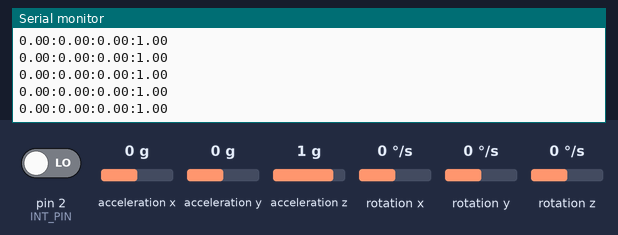
Bench run of a sketch on a simulated Arduino Uno, built with avr-gcc and run on an emulated ATmega328P. Shown: the last lines printed to the serial monitor. The test bench sets the inputs (shaded band); at power-on: acceleration x 0 g, rotation z 0 °/s, acceleration y 0 g, acceleration z 1 g, pin 2 (INT_PIN) LOW, rotation x 0 °/s, rotation y 0 °/s. The sensor or clock chip raises its interrupt line as the real part does.

Above: at 1.7 s.
1.8 s: acceleration x set to 0.8 g
At 2.3 s:
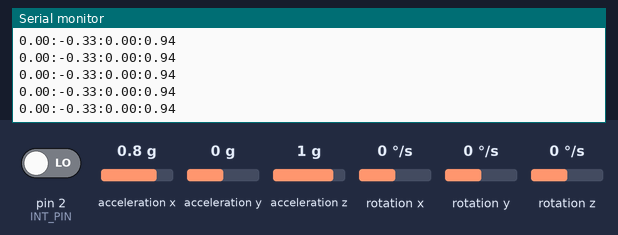
4.8 s: rotation z set to 192 °/s
At 5.3 s:
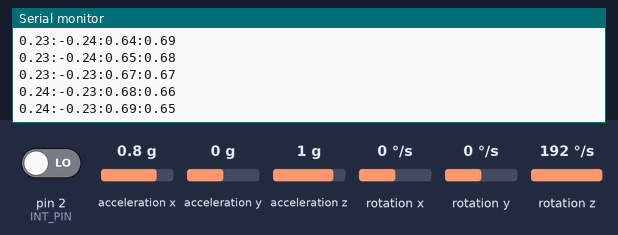
7.8 s: acceleration y set to -1.4 g
At 8.4 s:
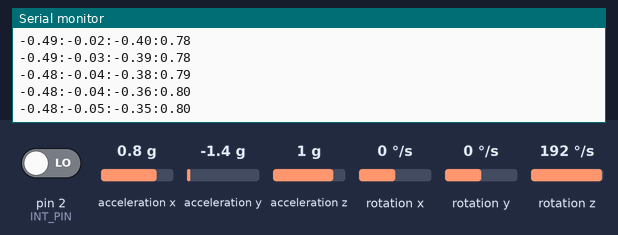
9.3 s: rotation z set to 0 °/s
At 9.8 s:
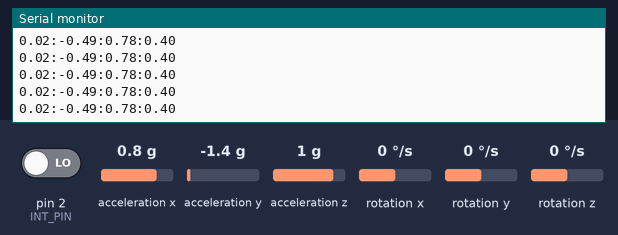
12.3 s: acceleration z set to -1.4 g
At 13.1 s:
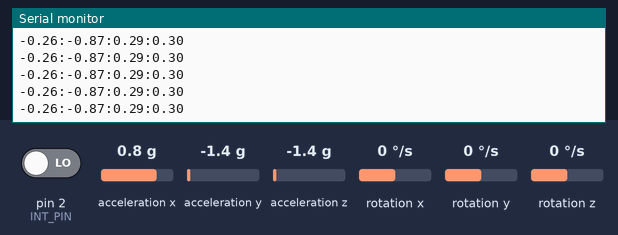
Timing chart, 0 to 14.8 s (numbered marks = the images above; inputs shaded):
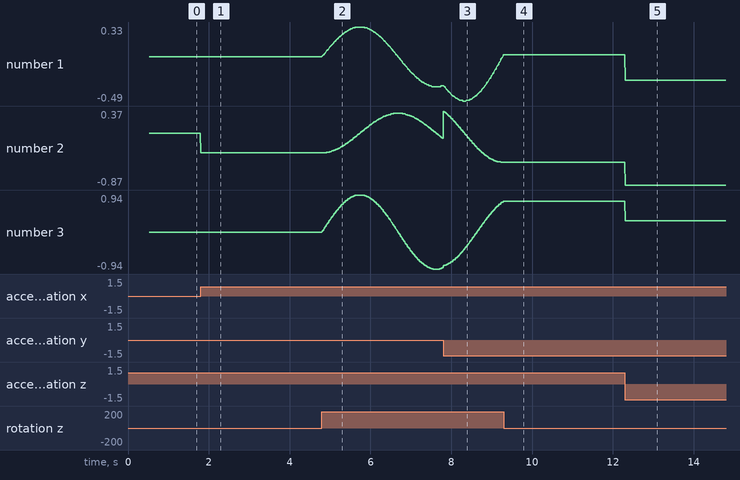

The sketch:

mpu_6050dmp_quaternion.ino
```cpp
//
// Sketch : Sensing orientation using MPU-6050/DMP
//
// Michael Stengel <virtuellerealitaet@gmail.com>
// based on code of Jeff Rowberg's icddevlib <jeff@rowberg.net>, https://github.com/jrowberg/i2cdevlib
//
// adjust the DMP interrupt frequency in MPU6050_6Axis_MotionApps20.h
// https://www.i2cdevlib.com/forums/topic/12-a-question-to-change-the-sample-rate-in-mpu6050h-file/
// last byte in : const unsigned char dmpConfig[MPU6050_DMP_CONFIG_SIZE] PROGMEM
//
// 0x00 -> 200 Hz (noisy data)
// 0x01 -> 100 Hz (stable)
// 0x03 -> 50 Hz
//
// tested platforms : Arduino Uno, Arduino Mini, Teensy 3.6
//
// -------------------------------------
//
// WIRING SCHEME :  Arduino
//
// MPU-6050     Arduino
//   VCC   ---   3.3V
//   GND   ---   GND
//   SCL   ---   A5
//   SDA   ---   A4
//   INT   ---   DIGITAL PIN 2
//
// -------------------------------------
//
// WIRING SCHEME :  Teensy 3.x
//
// MPU-6050     Teensy 3.x
//   VCC   ---   3.3V
//   GND   ---   GND
//   SCL   ---   PIN 19 (A5)
//   SDA   ---   PIN 18 (A4)
//   INT   ---   PIN 2 (PWM)

/* ============================================
I2Cdev device library code is placed under the MIT license
Copyright (c) 2012 Jeff Rowberg

Permission is hereby granted, free of charge, to any person obtaining a copy
of this software and associated documentation files (the "Software"), to deal
in the Software without restriction, including without limitation the rights
to use, copy, modify, merge, publish, distribute, sublicense, and/or sell
copies of the Software, and to permit persons to whom the Software is
furnished to do so, subject to the following conditions:

The above copyright notice and this permission notice shall be included in
all copies or substantial portions of the Software.

THE SOFTWARE IS PROVIDED "AS IS", WITHOUT WARRANTY OF ANY KIND, EXPRESS OR
IMPLIED, INCLUDING BUT NOT LIMITED TO THE WARRANTIES OF MERCHANTABILITY,
FITNESS FOR A PARTICULAR PURPOSE AND NONINFRINGEMENT. IN NO EVENT SHALL THE
AUTHORS OR COPYRIGHT HOLDERS BE LIABLE FOR ANY CLAIM, DAMAGES OR OTHER
LIABILITY, WHETHER IN AN ACTION OF CONTRACT, TORT OR OTHERWISE, ARISING FROM,
OUT OF OR IN CONNECTION WITH THE SOFTWARE OR THE USE OR OTHER DEALINGS IN
THE SOFTWARE.
===============================================
*/

// Arduino Wire library is required if I2Cdev I2CDEV_ARDUINO_WIRE implementation
// is used in I2Cdev.h
#include "Wire.h"

// I2Cdev and MPU6050 must be installed as libraries, or else the .cpp/.h files
// for both classes must be in the include path of your project
#include "I2Cdev.h"

#include "MPU6050_6Axis_MotionApps20.h"
//#include "MPU6050.h" // not necessary if using MotionApps include file

// class default I2C address is 0x68
// specific I2C addresses may be passed as a parameter here
// AD0 low = 0x68 (default for SparkFun breakout and InvenSense evaluation board)
// AD0 high = 0x69
MPU6050 mpu;

#define INT_PIN 2

//#define LED_PIN 13 // (Arduino is 13, Teensy is 11, Teensy++ is 6)
//bool blinkState = false;

// MPU control/status vars
bool dmpReady = false;  // set true if DMP init was successful
uint8_t mpuIntStatus;   // holds actual interrupt status byte from MPU
uint8_t devStatus;      // return status after each device operation (0 = success, !0 = error)
uint16_t packetSize;    // expected DMP packet size (default is 42 bytes)
uint16_t fifoCount;     // count of all bytes currently in FIFO
uint8_t fifoBuffer[64]; // FIFO storage buffer

// Orientation/motion variables
Quaternion q;
//VectorFloat gravity;
//float euler[3];
//float ypr[3];

typedef union {
 float floatingPoint[4];
 byte binary[16];
} binaryFloat;


/*

// Use the following global variables and access functions to help store the overall
// rotation angle of the sensor
unsigned long last_read_time;
float         last_x_angle;  // These are the filtered angles
float         last_y_angle;
float         last_z_angle;
float         last_gyro_x_angle;  // Store the gyro angles to compare drift
float         last_gyro_y_angle;
float         last_gyro_z_angle;

void set_last_read_angle_data(unsigned long time, float x, float y, float z, float x_gyro, float y_gyro, float z_gyro) {
  last_read_time = time;
  last_x_angle = x;
  last_y_angle = y;
  last_z_angle = z;
  last_gyro_x_angle = x_gyro;
  last_gyro_y_angle = y_gyro;
  last_gyro_z_angle = z_gyro;
}

inline unsigned long get_last_time() {return last_read_time;}
inline float get_last_x_angle() {return last_x_angle;}
inline float get_last_y_angle() {return last_y_angle;}
inline float get_last_z_angle() {return last_z_angle;}
inline float get_last_gyro_x_angle() {return last_gyro_x_angle;}
inline float get_last_gyro_y_angle() {return last_gyro_y_angle;}
inline float get_last_gyro_z_angle() {return last_gyro_z_angle;}


//  Use the following global variables
//  to calibrate the gyroscope sensor and accelerometer readings
float    base_x_gyro = 0;
float    base_y_gyro = 0;
float    base_z_gyro = 0;
float    base_x_accel = 0;
float    base_y_accel = 0;
float    base_z_accel = 0;


// This global variable tells us how to scale gyroscope data
float    GYRO_FACTOR;

// This global varible tells how to scale acclerometer data
float    ACCEL_FACTOR;


// Variables to store the values from the sensor readings
int16_t ax, ay, az;
int16_t gx, gy, gz;

*/

// Buffer for data output
char dataOut[256];
// ================================================================
// ===               INTERRUPT DETECTION ROUTINE                ===
// ================================================================

volatile bool mpuInterrupt = false;     // indicates whether MPU interrupt pin has gone high
void dmpDataReady() {
    mpuInterrupt = true;
}


/*

// ================================================================
// ===                CALIBRATION_ROUTINE                       ===
// ================================================================
// Simple calibration - just average first few readings to subtract
// from the later data
void calibrate_sensors() {
  int       num_readings = 10;

  // Discard the first reading (don't know if this is needed or
  // not, however, it won't hurt.)
  mpu.getMotion6(&ax, &ay, &az, &gx, &gy, &gz);

  // Read and average the raw values
  for (int i = 0; i < num_readings; i++) {
    mpu.getMotion6(&ax, &ay, &az, &gx, &gy, &gz);
    base_x_gyro += gx;
    base_y_gyro += gy;
    base_z_gyro += gz;
    base_x_accel += ax;
    base_y_accel += ay;
    base_y_accel += az;
  }

  base_x_gyro /= num_readings;
  base_y_gyro /= num_readings;
  base_z_gyro /= num_readings;
  base_x_accel /= num_readings;
  base_y_accel /= num_readings;
  base_z_accel /= num_readings;
}

*/


// ================================================================
// ===                      INITIAL SETUP                       ===
// ================================================================

void setup() {
    // join I2C bus (I2Cdev library doesn't do this automatically)
    Wire.begin();

    // initialize serial communication
    //
    // NOTE: 8MHz or slower host processors, like the Teensy @ 3.3v or Ardunio
    // Pro Mini running at 3.3v, cannot handle this baud rate reliably due to
    // the baud timing being too misaligned with processor ticks. You must use
    // 38400 or slower in these cases, or use some kind of external separate
    // crystal solution for the UART timer.
    //
    Serial.begin(57600);
    while (!Serial);

    // initialize device
    Serial.println(F("Initializing I2C devices..."));
    mpu.initialize();

    pinMode(INT_PIN, INPUT);

    // verify connection
    Serial.println(F("Testing device connections..."));
    Serial.println(mpu.testConnection() ? F("MPU6050 connection successful") : F("MPU6050 connection failed"));

    // load and configure the DMP
    Serial.println(F("Initializing DMP..."));
    devStatus = mpu.dmpInitialize();

    // make sure it worked (returns 0 if so)
    if (devStatus == 0) {

        // turn on the DMP, now that it's ready
        Serial.println(F("Enabling DMP..."));
        mpu.setDMPEnabled(true);

        // enable Arduino interrupt detection
        //Serial.println(F("Enabling interrupt detection ..."));
        //digitalPinToInterrupt(INT_PIN)
        //attachInterrupt(INT_PIN, dmpDataReady, RISING);
        //mpuIntStatus = mpu.getIntStatus();

        // enable Arduino interrupt detection
        Serial.print(F("Enabling interrupt detection (Arduino external interrupt "));
        Serial.print(digitalPinToInterrupt(INT_PIN));
        Serial.println(F(")..."));
        attachInterrupt(digitalPinToInterrupt(INT_PIN), dmpDataReady, RISING);
        mpuIntStatus = mpu.getIntStatus();

        // set our DMP Ready flag so the main loop() function knows it's okay to use it
        Serial.println(F("DMP ready! Waiting for first interrupt..."));
        dmpReady = true;

        // Set the full scale range of the gyro
        //uint8_t FS_SEL = 0;
        //mpu.setFullScaleGyroRange(FS_SEL);

        // get default full scale value of gyro - may have changed from default
        // function call returns values between 0 and 3
        //uint8_t READ_FS_SEL = mpu.getFullScaleGyroRange();
        //Serial.print("FS_SEL = ");
        //Serial.println(READ_FS_SEL);
        //GYRO_FACTOR = 131.0/(FS_SEL + 1);


        // get default full scale value of accelerometer - may not be default value.
        // Accelerometer scale factor doesn't reall matter as it divides out
        //uint8_t READ_AFS_SEL = mpu.getFullScaleAccelRange();
        //Serial.print("AFS_SEL = ");
        //Serial.println(READ_AFS_SEL);
        //ACCEL_FACTOR = 16384.0/(AFS_SEL + 1);

        // Set the full scale range of the accelerometer
        //uint8_t AFS_SEL = 0;
        //mpu.setFullScaleAccelRange(AFS_SEL);

        // get expected DMP packet size for later comparison
        packetSize = mpu.dmpGetFIFOPacketSize();
    } else {
        // ERROR!
        // 1 = initial memory load failed
        // 2 = DMP configuration updates failed
        // (if it's going to break, usually the code will be 1)
        Serial.print(F("DMP Initialization failed (code "));
        Serial.print(devStatus);
        Serial.println(F(")"));
    }

    // configure LED for output
    //pinMode(LED_PIN, OUTPUT);

    // get calibration values for sensors
    //calibrate_sensors();
    //set_last_read_angle_data(millis(), 0, 0, 0, 0, 0, 0);
}


// ================================================================
// ===                    MAIN PROGRAM LOOP                     ===
// ================================================================

void loop() {
    //const float RADIANS_TO_DEGREES = 57.2958; //180/3.14159

    // if programming failed, don't try to do anything
    if (!dmpReady) return;

    /*
    unsigned long t_now = millis();

    // wait for MPU interrupt or extra packet(s) available
    while (!mpuInterrupt && fifoCount < packetSize)
    {

        // Keep calculating the values of the complementary filter angles for comparison with DMP here
        // Read the raw accel/gyro values from the MPU-6050
        mpu.getMotion6(&ax, &ay, &az, &gx, &gy, &gz);

        // Get time of last raw data read
        unsigned long t_now = millis();

        // Remove offsets and scale gyro data
        float gyro_x = (gx - base_x_gyro)/GYRO_FACTOR;
        float gyro_y = (gy - base_y_gyro)/GYRO_FACTOR;
        float gyro_z = (gz - base_z_gyro)/GYRO_FACTOR;
        float accel_x = ax; // - base_x_accel;
        float accel_y = ay; // - base_y_accel;
        float accel_z = az; // - base_z_accel;


        float accel_angle_y = atan(-1*accel_x/sqrt(pow(accel_y,2) + pow(accel_z,2)))*RADIANS_TO_DEGREES;
        float accel_angle_x = atan(accel_y/sqrt(pow(accel_x,2) + pow(accel_z,2)))*RADIANS_TO_DEGREES;
        float accel_angle_z = 0;

        // Compute the (filtered) gyro angles
        float dt =(t_now - get_last_time())/1000.0;
        float gyro_angle_x = gyro_x*dt + get_last_x_angle();
        float gyro_angle_y = gyro_y*dt + get_last_y_angle();
        float gyro_angle_z = gyro_z*dt + get_last_z_angle();

        // Compute the drifting gyro angles
        float unfiltered_gyro_angle_x = gyro_x*dt + get_last_gyro_x_angle();
        float unfiltered_gyro_angle_y = gyro_y*dt + get_last_gyro_y_angle();
        float unfiltered_gyro_angle_z = gyro_z*dt + get_last_gyro_z_angle();

        // Apply the complementary filter to figure out the change in angle - choice of alpha is
        // estimated now.  Alpha depends on the sampling rate...
        const float alpha = 0.96;
        float angle_x = alpha*gyro_angle_x + (1.0 - alpha)*accel_angle_x;
        float angle_y = alpha*gyro_angle_y + (1.0 - alpha)*accel_angle_y;
        float angle_z = gyro_angle_z;  //Accelerometer doesn't give z-angle

        // Update the saved data with the latest values
        set_last_read_angle_data(t_now, angle_x, angle_y, angle_z, unfiltered_gyro_angle_x, unfiltered_gyro_angle_y, unfiltered_gyro_angle_z);
    }
    */

    if (mpuInterrupt || fifoCount >= packetSize)
    {
        // reset interrupt flag and get INT_STATUS byte
        mpuInterrupt = false;
        mpuIntStatus = mpu.getIntStatus();

        // get current FIFO count
        fifoCount = mpu.getFIFOCount();

        // check for overflow (this should never happen unless our code is too inefficient)
        if ((mpuIntStatus & 0x10) || fifoCount == 1024) {
            // reset so we can continue cleanly
            mpu.resetFIFO();
            Serial.println(F("FIFO overflow!"));

        // otherwise, check for DMP data ready interrupt (this should happen frequently)
        } else if (mpuIntStatus & 0x02) {
            // wait for correct available data length, should be a VERY short wait
            while (fifoCount < packetSize) fifoCount = mpu.getFIFOCount();

            // read a packet from FIFO
            mpu.getFIFOBytes(fifoBuffer, packetSize);

            // track FIFO count here in case there is > 1 packet available
            // (this lets us immediately read more without waiting for an interrupt)
            fifoCount -= packetSize;

            // Obtain Euler angles from buffer
            //mpu.dmpGetQuaternion(&q, fifoBuffer);
            //mpu.dmpGetEuler(euler, &q);

            // Obtain YPR angles from buffer
            mpu.dmpGetQuaternion(&q, fifoBuffer);
            //mpu.dmpGetGravity(&gravity, &q);
            //mpu.dmpGetYawPitchRoll(ypr, &q, &gravity);

           // Output complementary data and DMP data to the serial port.  The signs on the data needed to be
           // fudged to get the angle direction correct.
           //Serial.print("CMP:");
           //Serial.print(get_last_x_angle(), 2);
           //Serial.print(":");
           //Serial.print(get_last_y_angle(), 2);
           //Serial.print(":");
           //Serial.println(-get_last_z_angle(), 2);
           //Serial.print("DMP:");
           //Serial.print(ypr[2]*RADIANS_TO_DEGREES, 2);
           //Serial.print(":");
           //Serial.print(-ypr[1]*RADIANS_TO_DEGREES, 2);
           //Serial.print(":");
           //Serial.println(ypr[0]*RADIANS_TO_DEGREES, 2);

           Serial.print(q.x, 2);
           Serial.print(":");
           Serial.print(q.y, 2);
           Serial.print(":");
           Serial.print(q.z, 2);
           Serial.print(":");
           Serial.println(q.w, 2);

           binaryFloat hi;

           hi.floatingPoint[0] = q.x;
           hi.floatingPoint[1] = q.y;
           hi.floatingPoint[2] = q.z;
           hi.floatingPoint[3] = q.w;
           //Serial.write(hi.binary,16);

            // blink LED to indicate activity
            //blinkState = !blinkState;
            //digitalWrite(LED_PIN, blinkState);
        }
    }
}
```

Measured:
- after the input at 1.8 s, the serial monitor: prints a new line at once (image 1)
- after the input at 4.8 s, the serial monitor: prints a new line at once (image 2)
- after the input at 12.3 s, the serial monitor: prints a new line at once (image 5)
- plotted number 1: 0 → -0.32 after the input at 4.8 s, 0.02 → -0.26 after the input at 12.3 s
- plotted number 2: 0 → -0.33 after the input at 1.8 s, -0.33 → -0.09 after the input at 4.8 s, -0.49 → -0.87 after the input at 12.3 s
- plotted number 3: 0 → -0.91 after the input at 4.8 s, 0.78 → 0.29 after the input at 12.3 s
